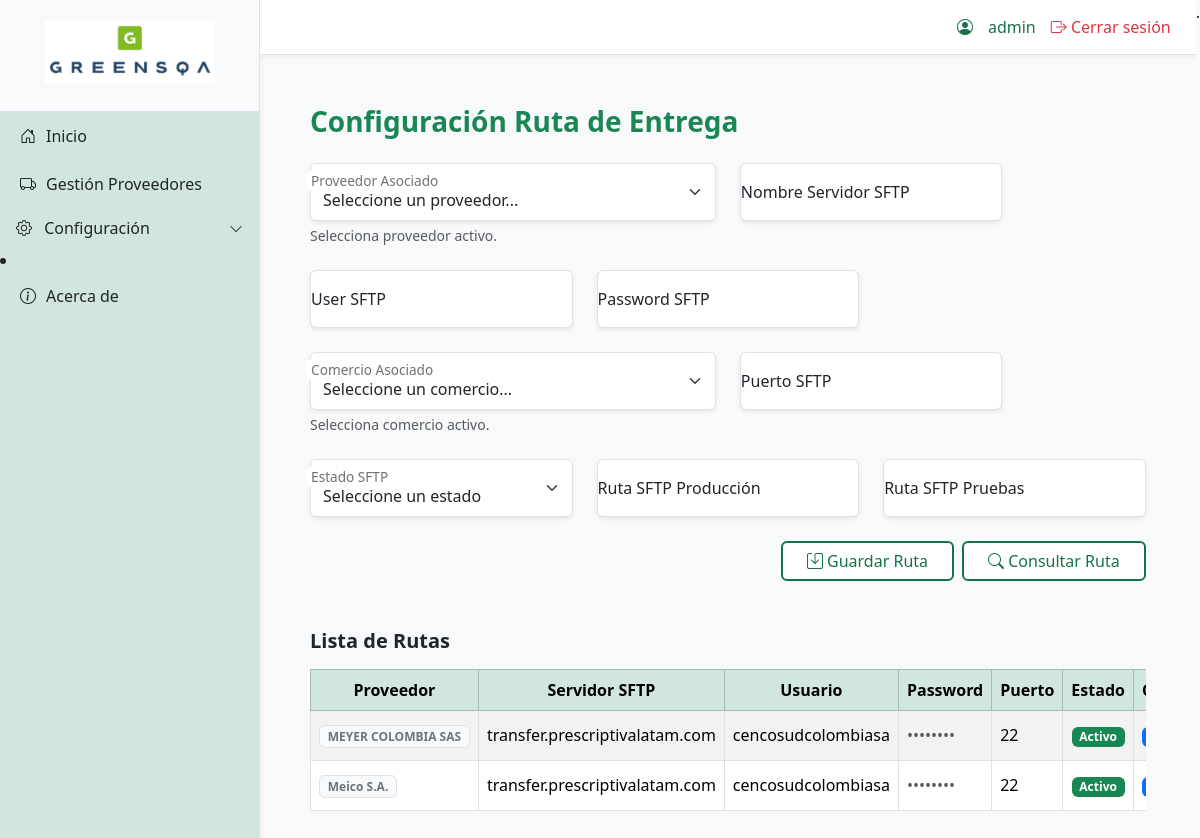
Screenshot of /rutas/ (signed in) with the database file from the repository.
### core/models.py (models this page shows, shortened)
class Proveedor(models.Model):
    nombre_proveedor = models.CharField(max_length=200)
    history = HistoricalRecords()  # 👈 agrega la auditoría automática
    comercios = models.ManyToManyField(
        'Comercio',
         through='ProveedorComercio',
         related_name='proveedores'
    )
    ean = models.CharField(max_length=50, unique=True)
    periodo_ejecucion = models.CharField(max_length=50, null=True, blank=True)
    hora_ejecucion = models.CharField(max_length=100, null=True, blank=True)
    hora_reintentos = models.CharField(max_length=100, null=True, blank=True)
    cantidad_conexiones = models.PositiveIntegerField(default=0)
    estado = models.CharField(
        max_length=20,
        choices=[
            ('Activo', 'Activo'),
            ('Inactivo', 'Inactivo'),
            ('Suspendido', 'Suspendido'),
        ]
    )
    documentos_descarga = models.CharField(
        max_length=200,
        choices=[
            ('Ventas e Inventarios', 'Ventas e Inventarios'),
            ('Ordenes de Compra', 'Ordenes de Compra'),
            ('Ventas Inventarios/Ordenes de Compra', 'Ventas Inventarios/Ordenes de Compra'),
        ]
    )
    tipo_ejecucion = models.CharField(
        max_length=15,
        choices=[
            ('Serie', 'Serie'),
            ('Paralelo', 'Paralelo')
        ]
    )
    observaciones = models.TextField(blank=True, null=True)

class RutaEntrega(models.Model):
    ESTADOS = [
        ("Activo", "Activo"),
        ("Inactivo", "Inactivo"),
    ]
    nombre_servidor_sftp = models.CharField(max_length=100)
    history = HistoricalRecords()
    user_sftp = models.CharField(max_length=100)
    _password_sftp = models.BinaryField(db_column='password_sftp', null=True, blank=True)  # campo real cifrado
    @property
    def password_sftp(self):
        if not self._password_sftp:
            return None
        try:
            f = get_fernet()
            return f.decrypt(self._password_sftp).decode()
        except Exception:
            return "••••••••"  # en caso de error, muestra marcador oculto
    @password_sftp.setter
    def password_sftp(self, value):
        """Cifra el password antes de guardar."""
        if value:
            f = get_fernet()
            self._password_sftp = f.encrypt(value.encode())  # ✅ sin .decode()
        else:
            self._password_sftp = None
    puerto_sftp = models.PositiveIntegerField(default=22)
    ruta_sftp_produccion = models.CharField(max_length=255, blank=True, null=True)
    ruta_sftp_pruebas = models.CharField(max_length=255, blank=True, null=True)
    estado_sftp = models.CharField(max_length=10, choices=ESTADOS, blank=True, null=True)
    comercios = models.ManyToManyField("Comercio", related_name="rutas_entrega")
    proveedores = models.ManyToManyField("Proveedor", related_name="rutas_entrega")
    creado_en = models.DateTimeField(auto_now_add=True)
    actualizado_en = models.DateTimeField(auto_now=True)

### core/views.py (the view, shortened to what this page needs)
# urls.py: path("rutas/", views.rutas, name="rutas"),
@login_required(login_url='/')  # Redirige al login si no está autenticado
def rutas(request):
    comercios = Comercio.objects.filter(estado__iexact="Activo").order_by("nombre")
    proveedores = Proveedor.objects.filter(estado__iexact="Activo").order_by("nombre_proveedor")
    rutas = RutaEntrega.objects.all().prefetch_related("comercios", "proveedores")
    rutas_data = []
    for r in rutas:
        rutas_data.append({
            "id": r.id,
            "nombre_servidor_sftp": r.nombre_servidor_sftp,
            "user_sftp": r.user_sftp,
            "password_sftp": "••••••••" if r._password_sftp else "",  # solo marcador visual
            "puerto_sftp": r.puerto_sftp,
            "estado_sftp": r.estado_sftp,
            "ruta_sftp_produccion": r.ruta_sftp_produccion,
            "ruta_sftp_pruebas": r.ruta_sftp_pruebas,
            "comercios_ids": list(r.comercios.values_list("id", flat=True)),
            "proveedores_ids": list(r.proveedores.values_list("id", flat=True)),
        })
    context = {
        "comercios": comercios,
        "proveedores": proveedores,
        "rutas": rutas,
        "rutas_data": json.dumps(rutas_data, ensure_ascii=False),
    }
    return render(request, "ruta_entrega.html", context)

### core/models.py (called while the page is built)
def get_fernet():
    key = getattr(settings, "FERNET_KEY", None)
    if not key:
        raise ImproperlyConfigured("No se encontró la clave FERNET en settings.py")
    if isinstance(key, str):
        key = key.encode()
    return Fernet(key)

### core/templates/ruta_entrega.html (shortened to what this page needs)
{% extends 'base.html' %}
{% block content %}
<div class="main-section">
    <h3 class="mb-4 text-success fw-bold">Configuración Ruta de Entrega</h3>
    <form method="POST" action="{% url 'rutas' %}" class="needs-validation" novalidate>
        <div class="row g-4">
            <div class="col-md-6 form-floating">
                <select name="proveedor" id="proveedores" class="form-select shadow-sm" required>
                    <option value="">Seleccione un proveedor...</option>
                </select>
                <label for="proveedores">Proveedor Asociado</label>
                <div class="form-text text-muted mt-1">
                    Selecciona proveedor activo.
                </div>
            </div>
            <div class="col-md-4 form-floating">
                <input type="text" name="nombre_servidor_sftp" id="nombre_servidor_sftp"
                    class="form-control shadow-sm" placeholder="Servidor" required>
                <label for="nombre_servidor_sftp">Nombre Servidor SFTP</label>
            </div>
            <div class="col-md-4 form-floating">
                <input type="text" name="user_sftp" class="form-control shadow-sm" id="user_sftp" placeholder="user_sftp" required>
                <label for="user_sftp">User SFTP</label>
            </div>
            <div class="col-md-4 form-floating">
                <input type="text" name="password_sftp" class="form-control shadow-sm" id="password_sftp" placeholder="password_sftp" required>
                <label for="password_sftp">Password SFTP</label>
            </div>
            <div class="col-md-6 form-floating">
                <select name="comercio" id="comercios" class="form-select shadow-sm" required>
                    <option value="">Seleccione un comercio...</option>
                </select>
                <label for="comercios">Comercio Asociado</label>
                <div class="form-text text-muted mt-1">
                    Selecciona comercio activo.
                </div>
            </div>
            <div class="col-md-4 form-floating">
                <input type="text" name="puerto_sftp" id="puerto_sftp" class="form-control shadow-sm" placeholder="22" required>
                <label for="puerto_sftp">Puerto SFTP</label>
            </div>
            <div class="col-md-4 form-floating">
                <select name="estado_sftp" id="estado_sftp" class="form-select shadow-sm" required>
                    <option value="">Seleccione un estado</option>
                </select>
                <label for="estado_sftp">Estado SFTP</label>
            </div>
            <div class="col-md-4 form-floating">
                <input type="text" name="ruta_sftp_produccion" class="form-control shadow-sm" id="ruta_sftp_produccion" placeholder="ruta_sftp_produccion" required>
                <label for="ruta_sftp_produccion">Ruta SFTP Producción</label>
            </div>
            <div class="col-md-4 form-floating">
                <input type="text" name="ruta_sftp_pruebas" class="form-control shadow-sm" id="ruta_sftp_pruebas" placeholder="ruta_sftp_pruebas" required>
                <label for="ruta_sftp_pruebas">Ruta SFTP Pruebas</label>
            </div>
        </div>
        <div class="mt-4 text-end d-flex justify-content-end gap-2 flex-wrap">
            <button class="btn btn-success px-4" type="submit" name="accion" value="guardar">
                <i class="bi bi-save"></i> Guardar Ruta
            </button>
            <button class="btn btn-outline-success px-4" type="submit" name="accion" value="buscar">
                <i class="bi bi-search"></i> Consultar Ruta
            </button>
        </div>
    </form>
    <h5 class="fw-bold mb-3 mt-5">Lista de Rutas</h5>
    <div class="table-responsive">
        <table class="table table-bordered table-striped align-middle text-nowrap">
            <thead class="table-success text-center">
                <tr>
                    <th>Proveedor</th>
                    <th>Servidor SFTP</th>
                    <th>Usuario</th>
                    <th>Password</th>
                    <th>Puerto</th>
                    <th>Estado</th>
                    <th>Comercios</th>
                </tr>
            </thead>
            <tbody>
                {% for r in rutas %}
                <tr>
                    <td>
                        {% if r.proveedores.exists %}
                            {% for p in r.proveedores.all %}
                                <span class="badge bg-light border text-secondary">{{ p.nombre_proveedor }}</span>
                            {% endfor %}
                        {% else %}
                            <span class="text-muted">Sin proveedores</span>
                        {% endif %}
                    </td>
                    <td>{{ r.nombre_servidor_sftp }}</td>
                    <td>{{ r.user_sftp }}</td>
                    <td>
                        {% if r.password_sftp %}
                            <span class="text-muted">••••••••</span>
                        {% else %}
                            <span class="text-danger">No configurada</span>
                        {% endif %}
                    </td>
                    <td>{{ r.puerto_sftp }}</td>
                    <td class="text-center">
                        {% if r.estado_sftp == "Activo" %}
                                    <span class="badge bg-success">{{ r.estado_sftp }}</span>
                            {% else %}
                                    <span class="badge bg-secondary">{{ r.estado_sftp }}</span>
                        {% endif %}
                    </td>
                    <td>
                        {% if r.comercios.exists %}
                            {% for comercio in r.comercios.all %}
                                <span class="badge bg-primary me-1">
                                </span>
                            {% endfor %}
                        {% else %}
                            <span class="text-muted">Sin comercios</span>
                        {% endif %}
                    </td>
                </tr>
                {% empty %}
                <tr><td colspan="9" class="text-center text-muted">No hay rutas registradas</td></tr>
                {% endfor %}
            </tbody>
        </table>
    </div>
</div>
{% endblock %}

### core/templates/base.html (shortened to what this page needs)
{% load static %}
<!DOCTYPE html>
<html lang="es">
<head>
    <link href="https://cdn.jsdelivr.net/npm/bootstrap@5.3.3/dist/css/bootstrap.min.css" rel="stylesheet">
    <link href="https://cdn.jsdelivr.net/npm/bootstrap-icons@1.10.5/font/bootstrap-icons.css" rel="stylesheet">
</head>
</head>
<body>
    <div class="sidebar">
        <div class="sidebar-header">
            <img src="{% static 'images/GSQA.png' %}" alt="GSQA">
        </div>
        <a href="{% url 'dashboard' %}"><i class="bi bi-house-door"></i> Inicio</a>
        <a href="{% url 'proveedores' %}"><i class="bi bi-truck"></i> Gestión Proveedores</a>
        <div class="accordion" id="menuAccordion">
            <div>
                <a
                    class="d-flex align-items-center justify-content-between text-decoration-none py-2 px-3 w-100"
                    data-bs-toggle="collapse"
                    href="#configSubmenu"
                    role="button"
                    aria-expanded="false"
                    aria-controls="configSubmenu"
                    data-bs-parent="#menuAccordion"
                >
                    <span><i class="bi bi-gear me-2"></i> Configuración</span>
                    <i class="bi bi-chevron-down small"></i>
                </a>
            </div>
        </div>
            <li class="nav-item">
                <a
                    class="nav-link {% if request.resolver_match.url_name == 'acercade' %}active{% endif %}"
                    href="{% url 'acercade' %}">
                    <i class="bi bi-info-circle"></i> Acerca de
                </a>
            </li>
    </div>
    <div class="content">
        <div class="topbar">
            <div class="user-info">
                <i class="bi bi-person-circle"></i> {{ request.user.username }}
                <a href="{% url 'logout' %}" class="logout-link">
                    <i class="bi bi-box-arrow-right"></i> Cerrar sesión
                </a>
            </div>
        </div>
        <main class="main-section">
            {% block content %}
            {% endblock %}
        </main>
    </div>
    {% block extra_scripts %}{% endblock %}.
</body>
</html>

### core/templates/base.html (style rules this page uses)
body { display: flex; min-height: 100vh; overflow-x: hidden; background-color: #f8f9fa; }
.sidebar { width: 260px; background-color: #d1e7dd; color: #212529; flex-shrink: 0; display: flex; flex-direction: column; border-right: 1px solid #dee2e6; box-shadow: 0 0 10px rgba(0, 0, 0, 0.05); position: sticky; top: 0; height: 100vh; overflow-y: auto; }
.sidebar a { color: #212529; text-decoration: none; padding: 12px 20px; display: flex; align-items: center; gap: 10px; font-weight: 500; transition: background 0.2s, color 0.2s; }
.sidebar-header { text-align: center; padding: 20px 10px; border-bottom: 1px solid #dee2e6; background-color: #f8f9fa; }
.sidebar-header img { max-width: 170px; margin-bottom: 8px; }
.topbar { display: flex; justify-content: flex-end; align-items: center; padding: 15px 25px; background-color: white; border-bottom: 1px solid #dee2e6; box-shadow: 0 2px 4px rgba(0,0,0,0.05); position: sticky; top: 0; z-index: 100; }
.user-info { display: flex; align-items: center; gap: 15px; font-weight: 500; color: #157347; }
.logout-link { color: #dc3545; text-decoration: none; font-weight: 500; transition: color 0.2s; }
.content { flex-grow: 1; display: flex; flex-direction: column; background-color: #f8f9fa; height: 100vh; overflow: hidden; }
.main-section { flex-grow: 1; padding: 25px; overflow-y: auto; }
.btn-success, .btn-outline-success { border: 2px solid #157347; color: #157347; background-color: white; transition: all 0.3s ease; font-weight: 500; }
table th { white-space: nowrap; }

### rows the page displays
RutaEntrega: nombre_servidor_sftp "transfer.prescriptivalatam.com", user_sftp "cencosudcolombiasa", puerto_sftp "22", estado_sftp "Activo"
Proveedor: nombre_proveedor "MEYER COLOMBIA SAS"
RutaEntrega: nombre_servidor_sftp "transfer.prescriptivalatam.com", user_sftp "cencosudcolombiasa", puerto_sftp "22", estado_sftp "Activo"
Proveedor: nombre_proveedor "Meico S.A."

### other values shown
{{ request.user.username }} "admin"
